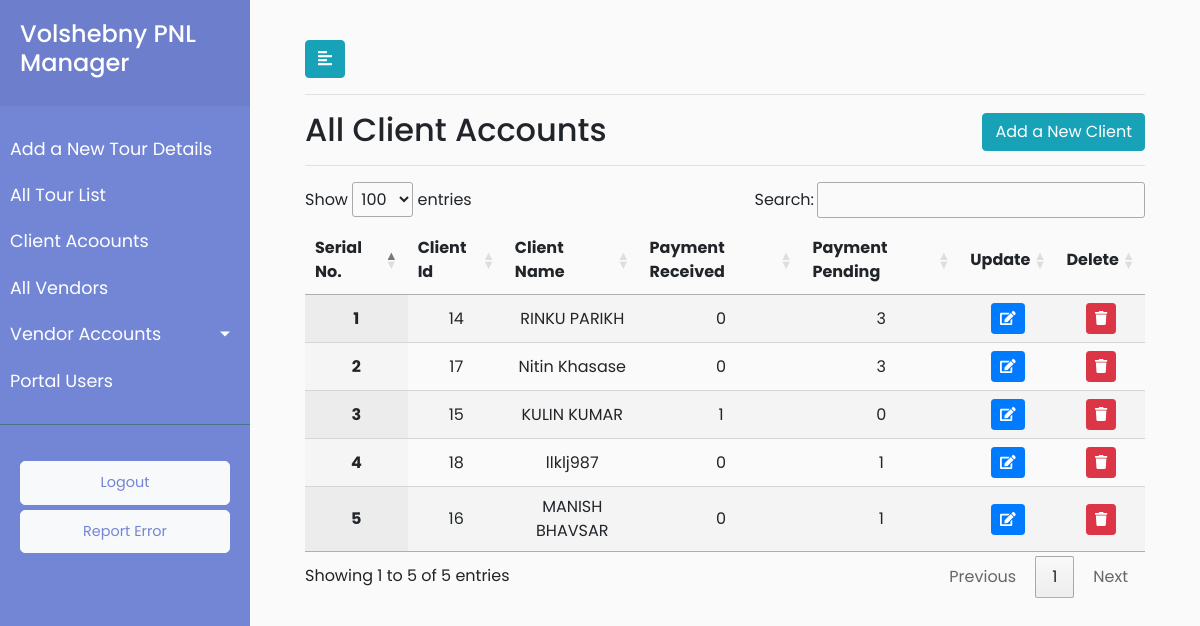
The app's page /clientlist/ (signed in), older data.
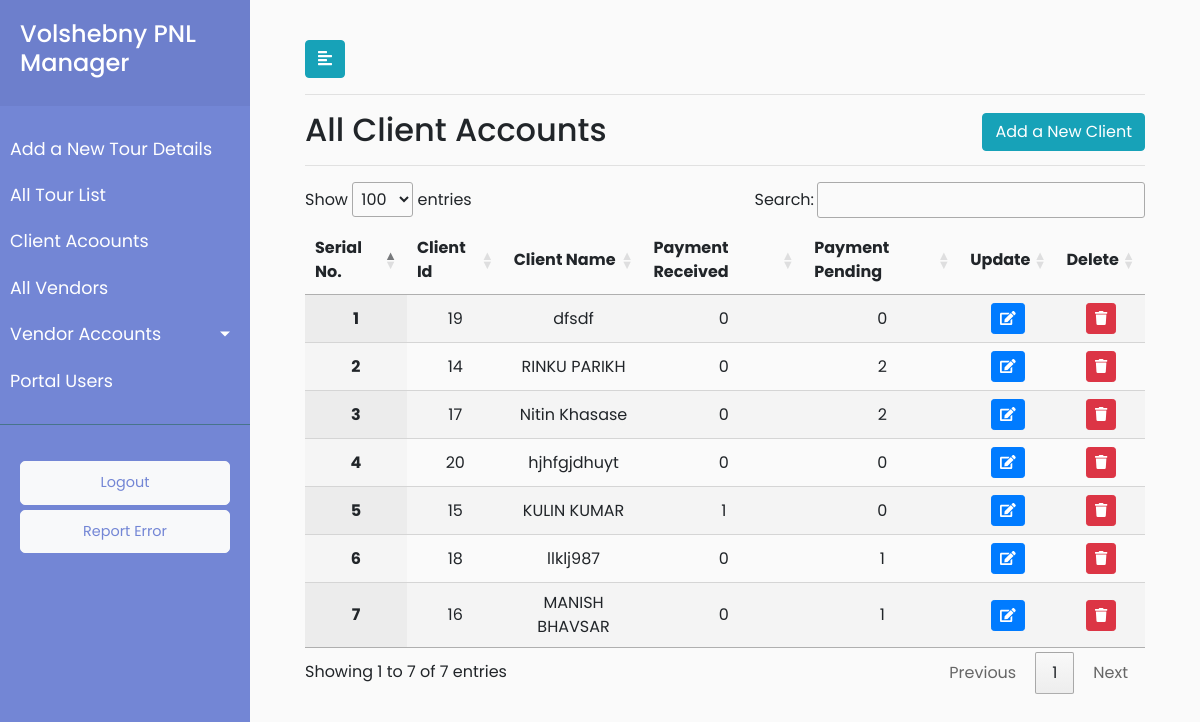
The same page, newer data.
### payment/models.py (models this page shows, shortened)
class Client(models.Model):
    client_name = models.CharField(max_length=920)
    client_address = models.CharField(max_length=920,blank=True)
    client_email = models.CharField(max_length=920,blank=True)
    client_telephone = models.CharField(max_length=920,blank=True)
    client_company_name = models.CharField(max_length=920,blank=True)
    client_website = models.CharField(max_length=920,blank=True)

### payment/views.py (the view)
# urls.py: path('clientlist/', views.client_list, name='clientlist'),
@login_required(login_url='/user_login')
def client_list(request):
    clients = Client.objects.all()
    client_payment_status = ['Paid','Pending']
    x = list(set(list(Client.objects.values_list('pk','client_name'))))
    client_status_list = [functions.client_status_count(a,client_payment_status_one) for a in x for client_payment_status_one in client_payment_status ]
    final = [client_status_list[i * 2:(i + 1) * 2] for i in range((len(client_status_list) + 2 - 1) // 2 )]
    client_dict = dict(zip(x,final))
    clientlist = client_dict
    user_role = request.user.user_role
    return render(request,'payment/clientlist.html',{'clientlist':clientlist,'user_role':user_role })

### payment/functions.py (called while the page is built)
def client_status_count(a,client_payment_status):
    count = Groupdescription.objects.filter(groupdescription_client_id=a[0],groupdescription_payment_status=client_payment_status).all().count()
    return count

### payment/templates/payment/clientlist.html (shortened to what this page needs)
{% extends 'payment/base.html' %}
{% load static %}
{% block stylesheets %}
<link rel="stylesheet" href="//cdn.datatables.net/1.10.19/css/jquery.dataTables.min.css">
{% endblock stylesheets %}
{% block content %}
<div id="content">
    <div class="container-fluid">
        <button type="button" id="sidebarCollapse" class="btn btn-info">
            <i class="fas fa-align-left"></i>
        </button>
      <hr>
                <h2>All Client Accounts<span style="float: right"><button class="create_new_client btn btn-info">Add a New Client</button></span></h2>
        <hr>
        <div>
            <table id="test_table" class="display" style="width:100%; text-align:center">
                <thead>
                    <tr>
                        <th>Serial No.</th>
                        <th>Client Id</th>
                        <th>Client Name</th>
                        <th>Payment Received</th>
                        <th>Payment Pending</th>
                        <th>Update</th>
                        {% if user_role == 1 %}
                        <th>Delete</th>
                        {% endif %}
                    </tr>
                </thead>
                <tbody>
                    {% for key,value in clientlist.items %}
                    <tr>
                       <th class="text-center" scope="row">{{ forloop.counter }}</th>
                        <td class="text-center">{{ key.0 }}</td>
                        <td class="text-center">{{ key.1 }}</td>
                        <td class="text-center"><a href="{% url 'payment:client_payment_list' payment_status='Paid' client_id=key.0  %}"> {{value.0}} </a></td>
                       <td class="text-center"><a href="{% url 'payment:client_payment_list' payment_status='Pending' client_id=key.0  %}">{{value.1}}</a></td>
                        <td>
							<button type="button" class="update-book btn btn-sm btn-primary" data-id="{% url 'payment:client_update' pk=key.0  %}">
								<span class="fa fa-edit"></span>
							</button>
						</td>
                        {% if user_role == 1 %}
						<td>
							<button type="button" class="delete-book btn btn-sm btn-danger" data-id="{% url 'payment:client_delete' pk=key.0  %}">
								<span class="fa fa-trash"></span>
							</button>
						</td>
                        {% endif %}
                    {% endfor %}
                </tbody>
            </table>
        </div>
    </div>
</div>
{% endblock %}

Row changes from the older to the newer data that the page shows:
added Client: id "19", client_name "dfsdf", value "0"
computed for Client "RINKU PARIKH": value "3" → "2"
computed for Client "Nitin Khasase": value "3" → "2"
added Client: id "20", client_name "hjhfgjdhuyt", value "0"
Text that changed along with them:
text written by a page script: "Show entries Search: Showing 1 to 5 of 5 entries Previous 1 Next" → "Show entries Search: Showing 1 to 7 of 7 entries Previous 1 Next"
